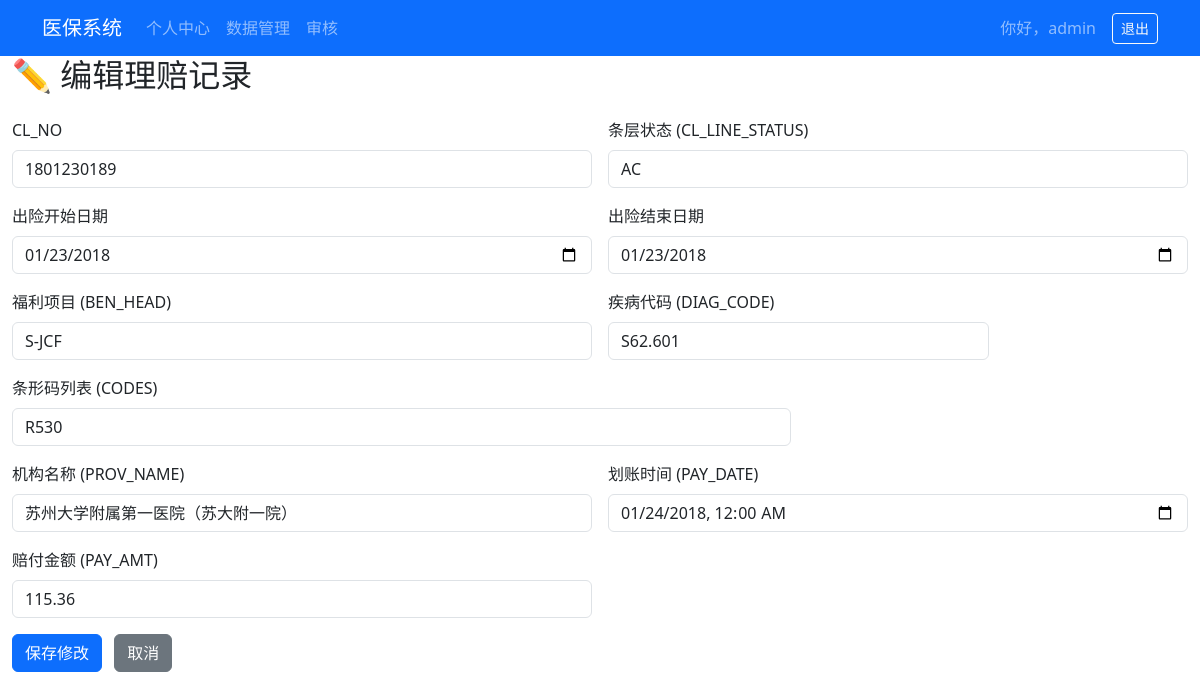
The app's page /data/edit/1 (signed in) with its own data.
### app.py (models this page shows, shortened)
class User(UserMixin, db.Model):
    id = db.Column(db.Integer, primary_key=True)
    username = db.Column(db.String(64), unique=True, nullable=False)
    password_hash = db.Column(db.String(128), nullable=False)

class InsuranceClaim(db.Model):
    id = db.Column(db.Integer, primary_key=True)
    cl_no = db.Column(db.String, unique=True, nullable=False)
    incur_date_from = db.Column(db.Date)  # 保険事故発生開始日 (出险开始日期)
    incur_date_to = db.Column(db.Date)  # 保険事故発生終了日 (出险结束日期)
    ben_head = db.Column(db.String)  # 給付項目 (福利项目)
    diag_code = db.Column(db.String)  # 疾病コード (疾病代码)
    codes = db.Column(db.String)  # バーコードリスト (条形码列表)
    prov_name = db.Column(db.String)  # 医療機関名 (医疗机构名称)
    pay_date = db.Column(db.DateTime)  # 振込日時 (划账时间)
    pay_amt = db.Column(db.Float)  # 支払金額 (赔付金额)
    cl_line_status = db.Column(db.String)  # ステータス: 'AC'(承認), 'PD'(保留), 'PV'(保留検証), 'RJ'(拒絶)
    prov_level = db.Column(db.Integer)
    invoice_cnt = db.Column(db.Float)
    cl_third_party_pay_amt = db.Column(db.Float)
    cwf_amt_day = db.Column(db.Float)
    codes_count = db.Column(db.Integer)
    cl_owner_pay_amt = db.Column(db.Float)
    pay_amt_usd = db.Column(db.Float)
    app_amt = db.Column(db.Float)
    ben_spend = db.Column(db.Float)
    diag_code_prefix = db.Column(db.Integer)
    ben_type = db.Column(db.Integer)
    ded_amt = db.Column(db.Float)

### app.py (the view, shortened to what this page needs)
@app.route('/data/edit/<int:cid>', methods=['GET', 'POST'])
@login_required
def data_edit(cid):
    rec = InsuranceClaim.query.get_or_404(cid)
    return render_template('data_edit.html', record=rec)

### app.py (called while the page is built)
@login_manager.user_loader
def load_user(uid):
    return User.query.get(int(uid))

### templates/data_edit.html (shortened to what this page needs)
{% extends "base.html" %}
{% block content %}
<h2 class="mb-4">✏️ 编辑理赔记录</h2>
<form method="post" class="row g-3">
  <div class="col-md-6">
    <label class="form-label">CL_NO</label>
    <input name="cl_no" class="form-control" value="{{ record.cl_no }}" required>
  </div>
    <div class="col-md-6">
    <label class="form-label">条层状态 (CL_LINE_STATUS)</label>
    <input name="cl_line_status" class="form-control" value="{{ record.cl_line_status or '' }}">
  </div>
  <div class="col-md-6">
    <label class="form-label">出险开始日期</label>
    <input type="date" name="incur_date_from" class="form-control"
           value="{{ record.incur_date_from.strftime('%Y-%m-%d') if record.incur_date_from else '' }}">
  </div>
  <div class="col-md-6">
    <label class="form-label">出险结束日期</label>
    <input type="date" name="incur_date_to" class="form-control"
           value="{{ record.incur_date_to.strftime('%Y-%m-%d') if record.incur_date_to else '' }}">
  </div>
  <div class="col-md-6">
    <label class="form-label">福利项目 (BEN_HEAD)</label>
    <input name="ben_head" class="form-control" value="{{ record.ben_head or '' }}">
  </div>
  <div class="col-md-4">
    <label class="form-label">疾病代码 (DIAG_CODE)</label>
    <input name="diag_code" class="form-control" value="{{ record.diag_code or '' }}">
  </div>
  <div class="col-md-8">
    <label class="form-label">条形码列表 (CODES)</label>
    <input name="codes" class="form-control" value="{{ record.codes or '' }}">
  </div>
  <div class="col-md-6">
    <label class="form-label">机构名称 (PROV_NAME)</label>
    <input name="prov_name" class="form-control" value="{{ record.prov_name or '' }}">
  </div>
  <div class="col-md-6">
    <label class="form-label">划账时间 (PAY_DATE)</label>
    <input type="datetime-local" name="pay_date" class="form-control"
           value="{{ record.pay_date.strftime('%Y-%m-%dT%H:%M') if record.pay_date else '' }}">
  </div>
  <div class="col-md-6">
    <label class="form-label">赔付金额 (PAY_AMT)</label>
    <input type="number" step="any" name="pay_amt" class="form-control"
           value="{{ record.pay_amt or 0 }}" required>
  </div>
  <div class="col-12">
    <button class="btn btn-primary">保存修改</button>
    <a href="{{ url_for('data_management') }}" class="btn btn-secondary ms-2">取消</a>
  </div>
</form>
{% endblock %}

### templates/base.html (shortened to what this page needs)
<!DOCTYPE html>
<html lang="zh-CN">
<head>
  <link href="https://cdn.jsdelivr.net/npm/bootstrap@5.3.0/dist/css/bootstrap.min.css"
        rel="stylesheet">
  <link href="https://cdn.jsdelivr.net/npm/bootstrap-icons@1.10.5/font/bootstrap-icons.css"
        rel="stylesheet">
</head>
<body class="{% block body_class %}{% endblock %}">
<nav class="navbar navbar-expand-lg navbar-dark bg-primary">
  <div class="container">
    <a class="navbar-brand" href="{{ url_for('dashboard') }}">医保系统</a>
    <div class="collapse navbar-collapse">
      <ul class="navbar-nav me-auto">
        <li class="nav-item"><a class="nav-link" href="{{ url_for('personal') }}">个人中心</a></li>
        <li class="nav-item"><a class="nav-link" href="{{ url_for('data_management') }}">数据管理</a></li>
        <li class="nav-item"><a class="nav-link" href="{{ url_for('audit') }}">审核</a></li>
      </ul>
      {% if current_user.is_authenticated %}
      <span class="navbar-text me-3">你好，{{ current_user.username }}</span>
      <a class="btn btn-outline-light btn-sm" href="{{ url_for('logout') }}">退出</a>
      {% endif %}
    </div>
  </div>
</nav>
<div class="container-fluid">
  {% block content %}{% endblock %}
</div>
</body>
</html>

### records on screen
User: username "admin"
InsuranceClaim: cl_no "1801230189", cl_line_status "AC", incur_date_from "01/23/2018", incur_date_to "01/23/2018", ben_head "S-JCF", diag_code "S62.601", codes "R530", prov_name "苏州大学附属第一医院（苏大附一院）", pay_date "01/24/2018 00:00", pay_amt "115.36"
